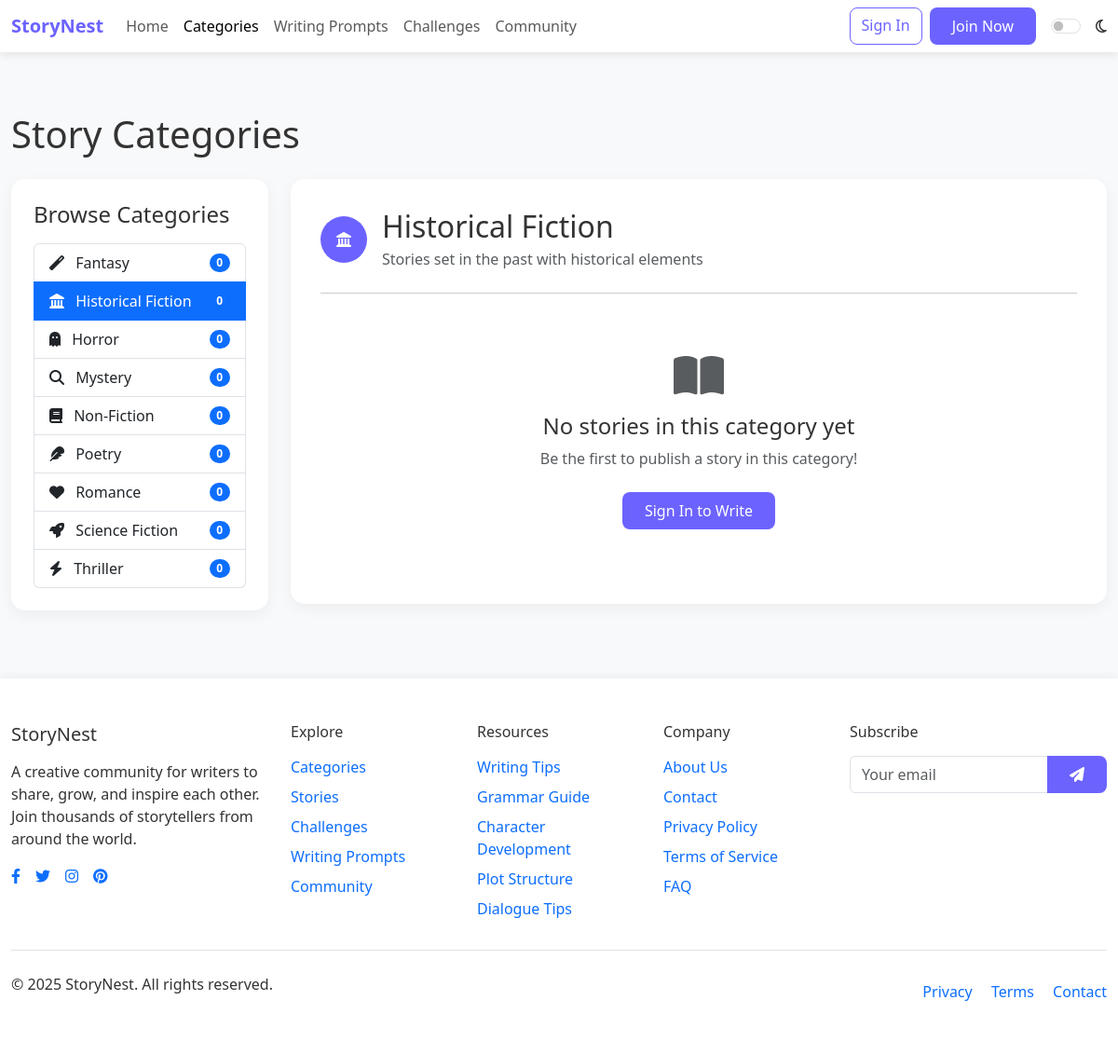
/categories.php?id=7, run on the app's committed database.
### tables this page shows
CREATE TABLE IF NOT EXISTS categories (
    id INT PRIMARY KEY AUTO_INCREMENT,
    name VARCHAR(50) NOT NULL,
    description TEXT,
    icon VARCHAR(50)
);

### config.php (called while the page is built, shortened)
<?php
function isLoggedIn() {
    return isset($_SESSION['user_id']);
}
?>

### categories.php (the view, shortened to what this page needs)
<?php
require_once "config.php";
try {
    $stmt = $conn->prepare("
        SELECT c.*, COUNT(s.id) as story_count
        FROM categories c
        LEFT JOIN stories s ON c.id = s.category_id AND s.status = 'published'
        GROUP BY c.id
        ORDER BY c.name
    ");
    $stmt->execute();
    $categories = $stmt->fetchAll();
} catch(PDOException $e) {
    $categories = [];
}
$selected_category = null;
$category_stories = [];
if (isset($_GET['id']) && !empty($_GET['id'])) {
    $category_id = $_GET['id'];
    try {
        $stmt = $conn->prepare("SELECT * FROM categories WHERE id = :id");
        $stmt->bindParam(':id', $category_id);
        $stmt->execute();
        if ($stmt->rowCount() > 0) {
            $selected_category = $stmt->fetch();
            $stmt = $conn->prepare("
                SELECT s.*, u.username, u.display_name, u.profile_image,
                       (SELECT COUNT(*) FROM likes WHERE story_id = s.id) as likes_count,
                       (SELECT COUNT(*) FROM comments WHERE story_id = s.id) as comments_count
                FROM stories s
                JOIN users u ON s.user_id = u.id
                WHERE s.category_id = :category_id AND s.status = 'published'
                ORDER BY s.created_at DESC
                LIMIT 20
            ");
            $stmt->bindParam(':category_id', $category_id);
            $stmt->execute();
            $category_stories = $stmt->fetchAll();
        }
    } catch(PDOException $e) {
    }
}
include_once "includes/header.php";
?>
<div class="container py-5">
    <h1 class="mb-4">Story Categories</h1>
    <div class="row">
        <div class="col-lg-3">
            <div class="sidebar-container">
                <h4 class="mb-3">Browse Categories</h4>
                <div class="list-group">
                    <?php foreach ($categories as $category): ?>
                        <a href="categories.php?id=<?php echo $category['id']; ?>" class="list-group-item list-group-item-action d-flex justify-content-between align-items-center <?php echo (isset($selected_category) && $selected_category['id'] == $category['id']) ? 'active' : ''; ?>">
                            <div>
                                <i class="fas <?php echo htmlspecialchars($category['icon']); ?> me-2"></i>
                                <?php echo htmlspecialchars($category['name']); ?>
                            </div>
                            <span class="badge bg-primary rounded-pill"><?php echo $category['story_count']; ?></span>
                        </a>
                    <?php endforeach; ?>
                </div>
            </div>
        </div>
        <div class="col-lg-9">
            <?php if ($selected_category): ?>
                <div class="editor-container">
                    <div class="d-flex align-items-center mb-4">
                        <div class="category-icon me-3">
                            <i class="fas <?php echo htmlspecialchars($selected_category['icon']); ?>"></i>
                        </div>
                        <div>
                            <h2 class="mb-1"><?php echo htmlspecialchars($selected_category['name']); ?></h2>
                            <p class="text-muted mb-0"><?php echo htmlspecialchars($selected_category['description']); ?></p>
                        </div>
                    </div>
                    <hr>
                    <?php if (count($category_stories) > 0): ?>
                        <div class="row">
                            <?php foreach ($category_stories as $story): ?>
                                <div class="col-md-6 mb-4">
                                    <div class="card h-100">
                                        <div class="card-body">
                                            <h5 class="card-title"><?php echo htmlspecialchars($story['title']); ?></h5>
                                            <p class="story-meta mb-3">
                                                <span class="me-3"><i class="fas fa-user me-1"></i> <?php echo htmlspecialchars($story['display_name'] ?: $story['username']); ?></span>
                                                <span><i class="fas fa-calendar me-1"></i> <?php echo date('M j, Y', strtotime($story['created_at'])); ?></span>
                                            </p>
                                            <p class="card-text"><?php echo htmlspecialchars(substr(strip_tags($story['excerpt'] ?: $story['content']), 0, 120) . '...'); ?></p>
                                        </div>
                                        <div class="card-footer bg-transparent border-0">
                                            <div class="d-flex justify-content-between align-items-center">
                                                <a href="story.php?id=<?php echo $story['id']; ?>" class="btn btn-sm btn-outline-primary">Read</a>
                                                <div>
                                                    <span class="me-2"><i class="fas fa-heart me-1"></i> <?php echo $story['likes_count']; ?></span>
                                                    <span><i class="fas fa-comment me-1"></i> <?php echo $story['comments_count']; ?></span>
                                                </div>
                                            </div>
                                        </div>
                                    </div>
                                </div>
                            <?php endforeach; ?>
                        </div>
                    <?php else: ?>
                        <div class="text-center py-5">
                            <div class="mb-3">
                                <i class="fas fa-book-open text-muted" style="font-size: 3rem;"></i>
                            </div>
                            <h4>No stories in this category yet</h4>
                            <p class="text-muted">Be the first to publish a story in this category!</p>
                            <?php if (isLoggedIn()): ?>
                                <a href="create-story.php" class="btn btn-primary mt-2">Write a Story</a>
                            <?php else: ?>
                                <a href="login.php" class="btn btn-primary mt-2">Sign In to Write</a>
                            <?php endif; ?>
                        </div>
                    <?php endif; ?>
                </div>
            <?php endif; ?>
        </div>
    </div>
</div>
<?php
include_once "includes/footer.php";
?>

### assets/css/darkmode.css (style rules this page uses)
:root { --primary-color: #6c63ff; --secondary-color: #f9f9fa; --text-color: #333; --light-text: #777; --accent-color: #ff6584; --bg-color: #ffffff; --card-bg: #ffffff; --border-color: #e9ecef; --footer-bg: #f8f9fa; --input-bg: #ffffff; --input-border: #ced4da; }
body, .card, .editor-container, .sidebar-container, .navbar, .dropdown-menu, .form-control, .btn, .nav-tabs, .list-group-item, .footer { transition: background-color 0.3s ease, color 0.3s ease, border-color 0.3s ease; }

### includes/header.php (style rules this page uses)
:root { --primary-color: #6c63ff; --secondary-color: #f9f9f9; --text-color: #333; --light-text: #777; --accent-color: #ff6584; }
body { font-family: 'Segoe UI', Tahoma, Geneva, Verdana, sans-serif; color: var(--text-color); background-color: #f8f9fa; }
.btn-primary { background-color: var(--primary-color); border: none; border-radius: 8px; padding: 0.5rem 1.5rem; }
.container { max-width: 1200px; }
.editor-container { background: white; border-radius: 15px; box-shadow: 0 5px 15px rgba(0,0,0,0.05); padding: 2rem; margin-bottom: 2rem; }
.sidebar-container { background: white; border-radius: 15px; box-shadow: 0 5px 15px rgba(0,0,0,0.05); padding: 1.5rem; height: fit-content; }

### categories.php (style rules this page uses)
.category-icon { background-color: var(--primary-color); color: white; width: 50px; height: 50px; border-radius: 50%; display: flex; align-items: center; justify-content: center; }

### data on the page
categories: name "Fantasy", story_count "0"
categories: name "Historical Fiction", story_count "0", description "Stories set in the past with historical elements"
categories: name "Horror", story_count "0"
categories: name "Mystery", story_count "0"
categories: name "Non-Fiction", story_count "0"
categories: name "Poetry", story_count "0"
categories: name "Romance", story_count "0"
categories: name "Science Fiction", story_count "0"
categories: name "Thriller", story_count "0"
